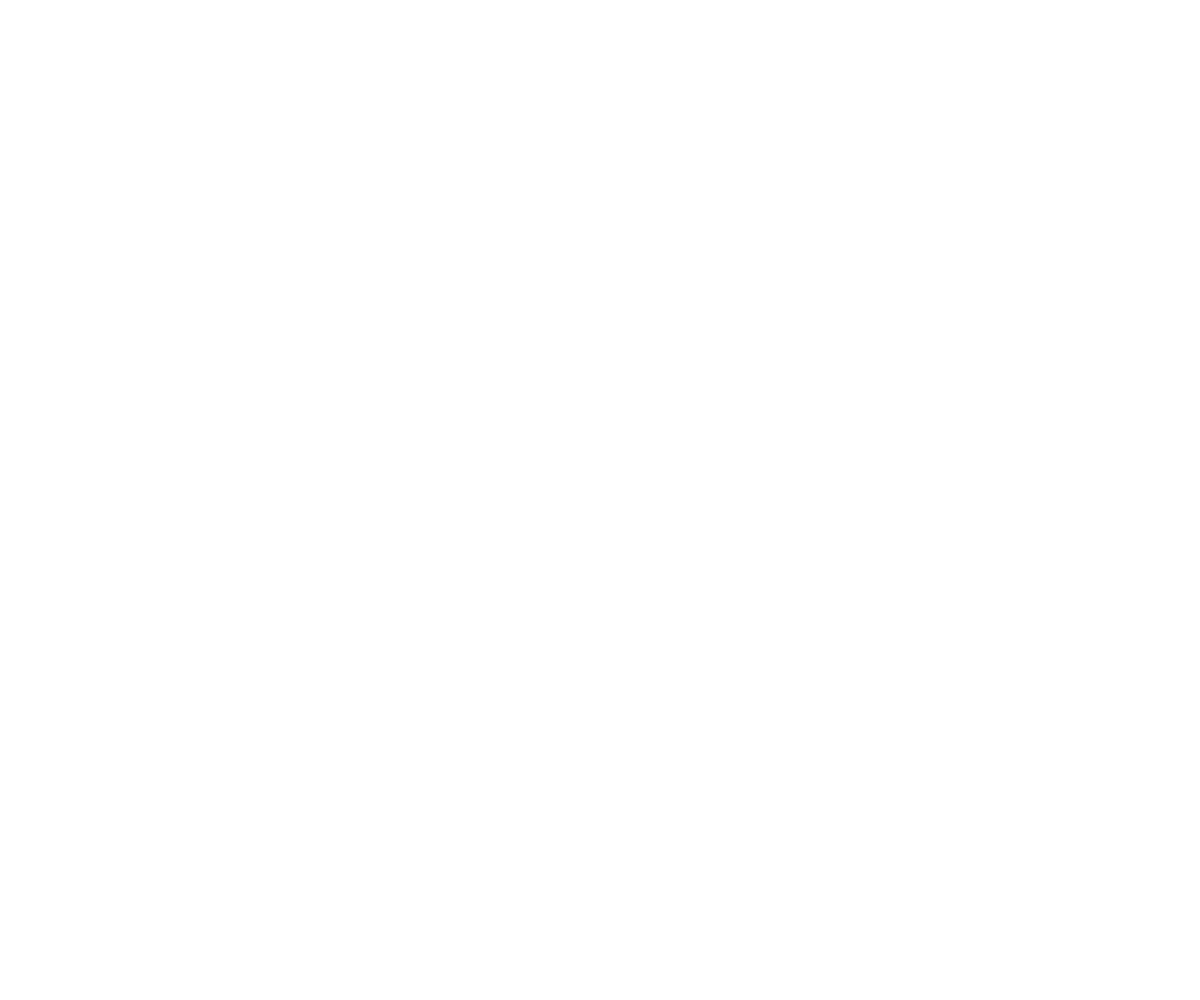
Frame 1 (no input)
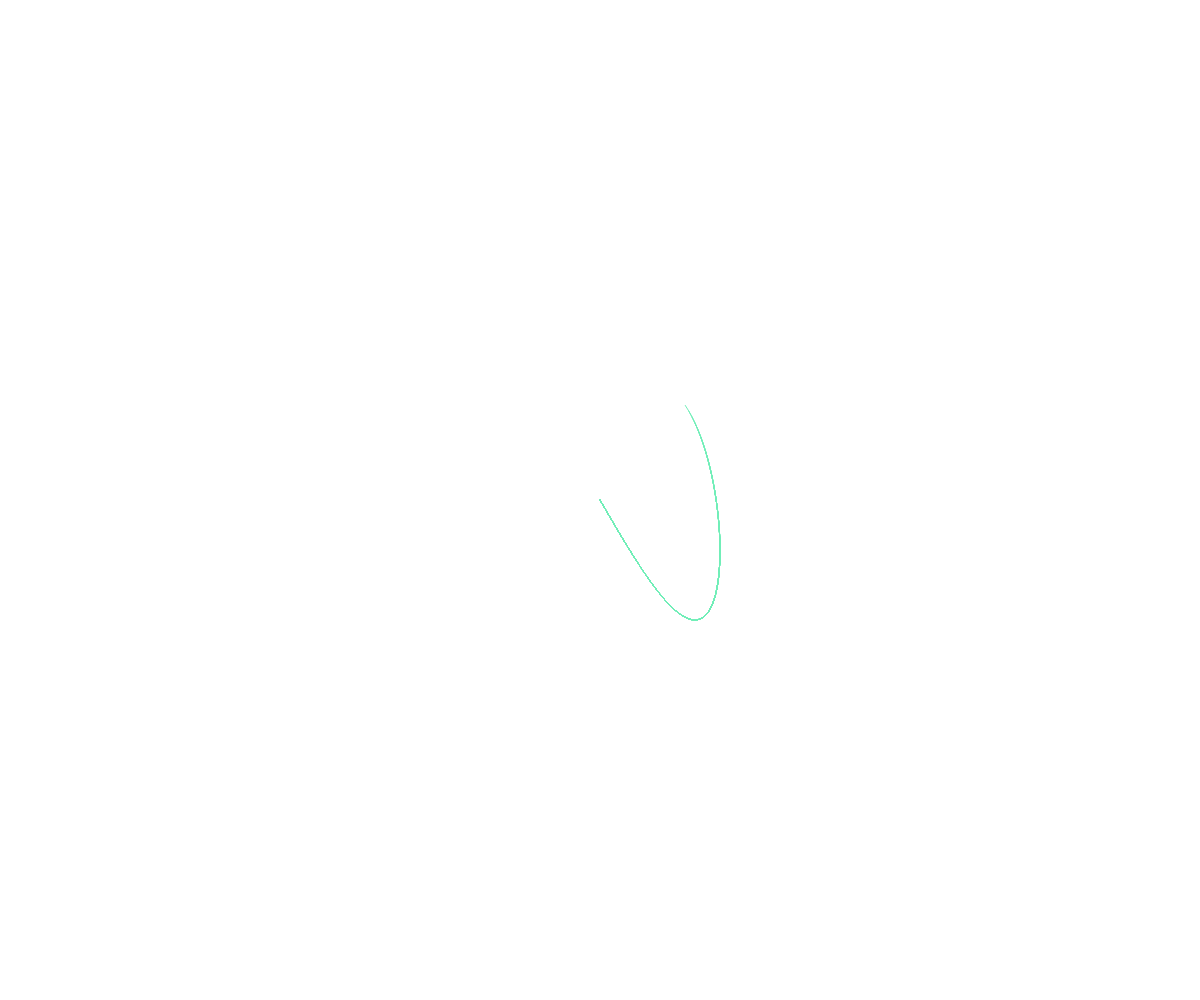
Frame 60 (no input)
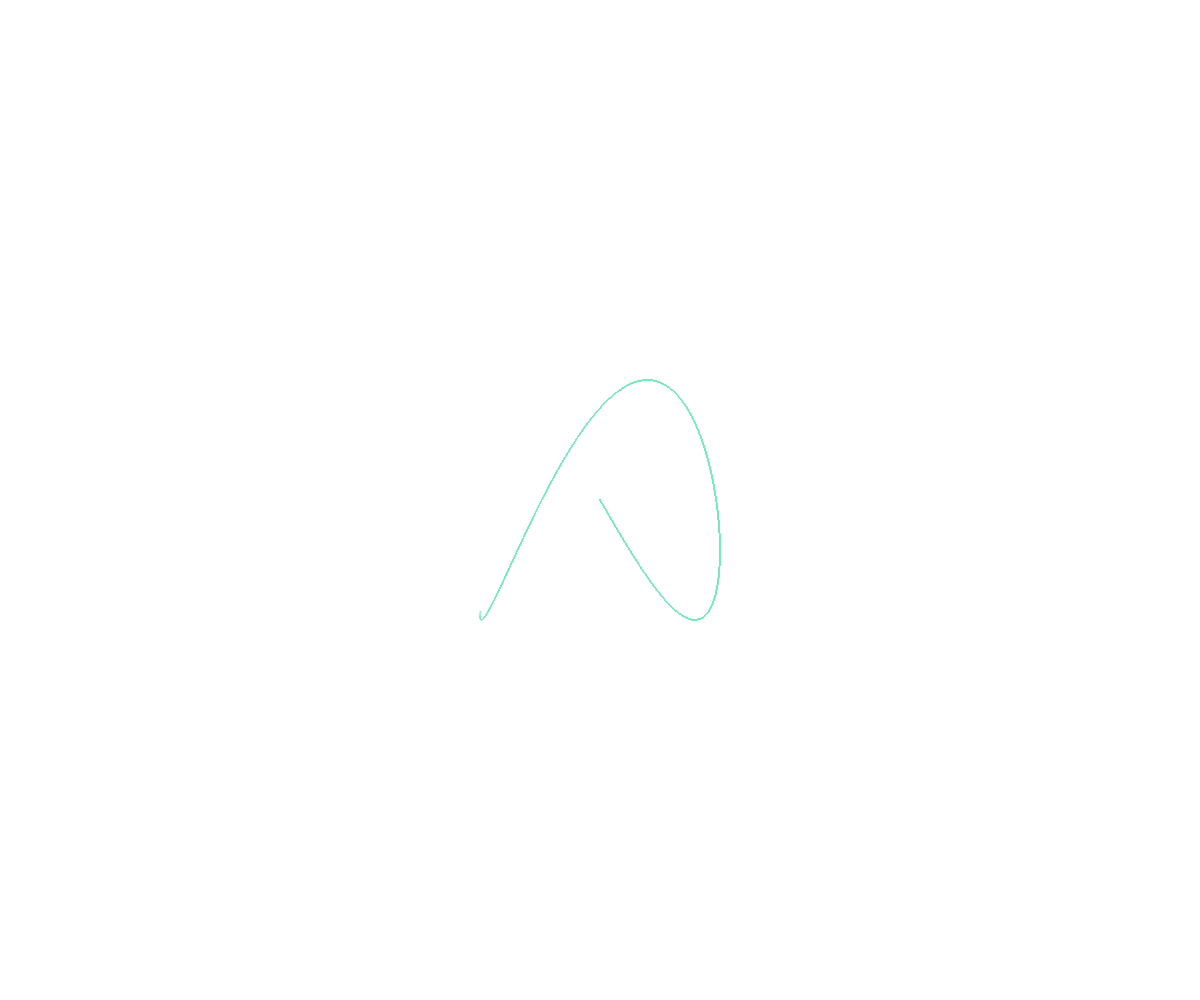
Frame 120 (the mouse pressed at the canvas centre since frame 60)

The p5.js sketch that drew these frames (run headless with seeded random() and noise() and a simulated clock; from frame 60 on, the mouse is pressed at the canvas centre):

// p5.js sketch
// ── sketch.js
// stroke(colors[floor(random(colors.length))]);
// let colors = ["#916953", "#CF8E80", "#FCB5B5", "#FCDDF2", "#FAF6F6", "#FFFFFF"]
var angle = 0.0;
var amplitude = 120;
var waveLengthOne = 90;
var waveLengthTwo = 155;
var pointCount = 0;


function setup() {
  createCanvas(windowWidth, windowHeight);
}

function draw() {
  if (pointCount > 100000) {
    noLoop()
  }

  translate(width / 2, height / 2);
  noFill();
  strokeWeight(1);
  stroke('#71EEB8');
  beginShape();
  for (var i = 0; i < pointCount; i++) {
    angle = i / waveLengthOne * TWO_PI;
    var y = sin(angle) * amplitude;

    angle = i / waveLengthTwo * TWO_PI;
    var x = sin(angle) * amplitude;
    vertex(x, y)
  }
  endShape();
  pointCount++;
}







// Really Cool lightning effect

  // var x = 0;
  // var y = 0;

  // background(45, 43, 100);
  // stroke(255);
  // beginShape(LINES);
  // while (x < width && y < height) {
  //   vertex(x, y);
  //   x += random(10);
  //   y += random(10);
  // }
  // endShape();

   // background(255);
  // for (var i = 0; i < xPos.length; i++) {
  //   fill(255, 68, 68, 150);
  //   rect(xPos[i], yPos[i], 300, 250)
  // }

  // colorMode(HSB, 360, 50, 50)
  // background(mouseX % 360, 50, 50);
  // noStroke();
  // fill(mouseY - 360, 50, 50);
  // rect(width / 2, height / 2, mouseX + 1, mouseY + 1)

  // translate(frameCount % width, frameCount % height);
  // rotate(radians(frameCount))
  // fill(0, 0, 0, 4)
  // rect(0, 0, 40, 40)

  // background(200);
  // noStroke()
  // translate(width / 2, height / 2);
  // fill(0);
  // rotate(radians(frameCount));
  // for (var i = 0; i < 8; i++) {
  //   push()
  //   rotate(TWO_PI * i / 8);;
  //   fill(random(255), random(255), random(255));
  //   rect(frameCount % (width / 4), 0, 40, 40);
  //   pop();
  // }


// ********************** LISSAJOUS CURVE ****************
//   var angle = 0.0;
// var amplitude = 120;
// var waveLengthOne = 90;
// var waveLengthTwo = 155;
// var pointCount = 0;


// function setup() {
//   createCanvas(windowWidth, windowHeight);
// }

// function draw() {
//   if (pointCount > 100000) {
//     noLoop()
//   }

//   translate(width / 2, height / 2);
//   noFill();
//   strokeWeight(1);
//   stroke('#71EEB8');
//   beginShape();
//   for (var i = 0; i < pointCount; i++) {
//     angle = i / waveLengthOne * TWO_PI;
//     var y = sin(angle) * amplitude;

//     angle = i / waveLengthTwo * TWO_PI;
//     var x = sin(angle) * amplitude;
//     vertex(x, y)
//   }
//   endShape();
//   pointCount++;
// }
